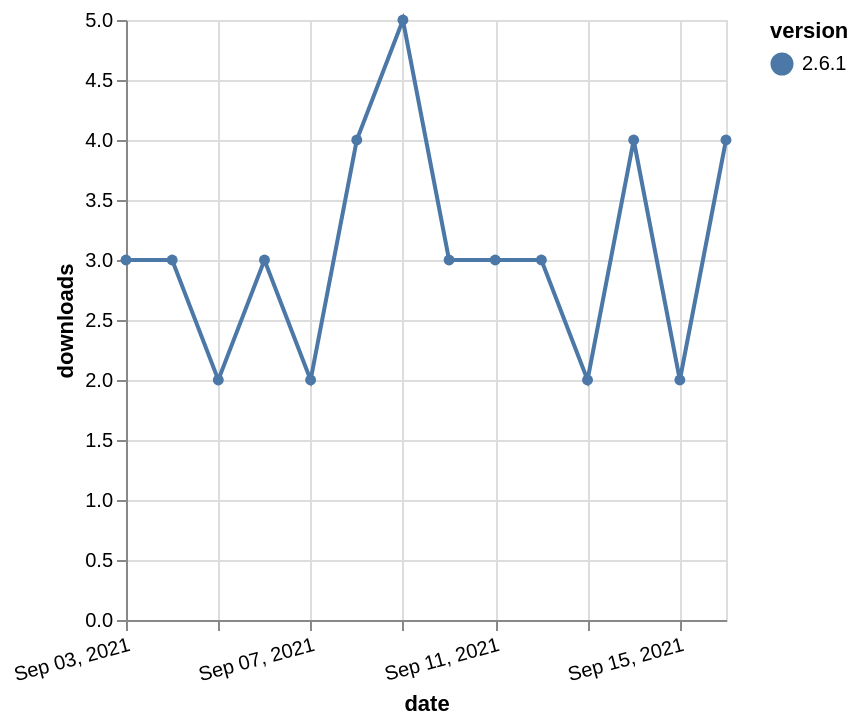

Write a Vega-Lite specification for this figure.
### Vega-Lite specification from a JSON file in a GitHub repository (floating-point values rounded to 4 significant figures)
{"$schema": "https://vega.github.io/schema/vega-lite/v5.json", "description": "A simple bar chart with embedded data.", "data": {"values": [{"date": "2021-09-03", "total": 4980, "delta": 3, "version": "2.6.1"}, {"date": "2021-09-04", "total": 4983, "delta": 3, "version": "2.6.1"}, {"date": "2021-09-05", "total": 4985, "delta": 2, "version": "2.6.1"}, {"date": "2021-09-06", "total": 4988, "delta": 3, "version": "2.6.1"}, {"date": "2021-09-07", "total": 4990, "delta": 2, "version": "2.6.1"}, {"date": "2021-09-08", "total": 4994, "delta": 4, "version": "2.6.1"}, {"date": "2021-09-09", "total": 4999, "delta": 5, "version": "2.6.1"}, {"date": "2021-09-10", "total": 5002, "delta": 3, "version": "2.6.1"}, {"date": "2021-09-11", "total": 5005, "delta": 3, "version": "2.6.1"}, {"date": "2021-09-12", "total": 5008, "delta": 3, "version": "2.6.1"}, {"date": "2021-09-13", "total": 5010, "delta": 2, "version": "2.6.1"}, {"date": "2021-09-14", "total": 5014, "delta": 4, "version": "2.6.1"}, {"date": "2021-09-15", "total": 5016, "delta": 2, "version": "2.6.1"}, {"date": "2021-09-16", "total": 5020, "delta": 4, "version": "2.6.1"}]}, "width": "container", "mark": {"type": "line", "point": {"filled": true}}, "encoding": {"x": {"field": "date", "type": "temporal", "timeUnit": "yearmonthdate", "title": "date", "axis": {"labelAngle": -15}}, "y": {"field": "delta", "type": "quantitative", "title": "downloads"}, "color": {"field": "version", "type": "nominal"}, "tooltip": {"field": "delta"}}}
